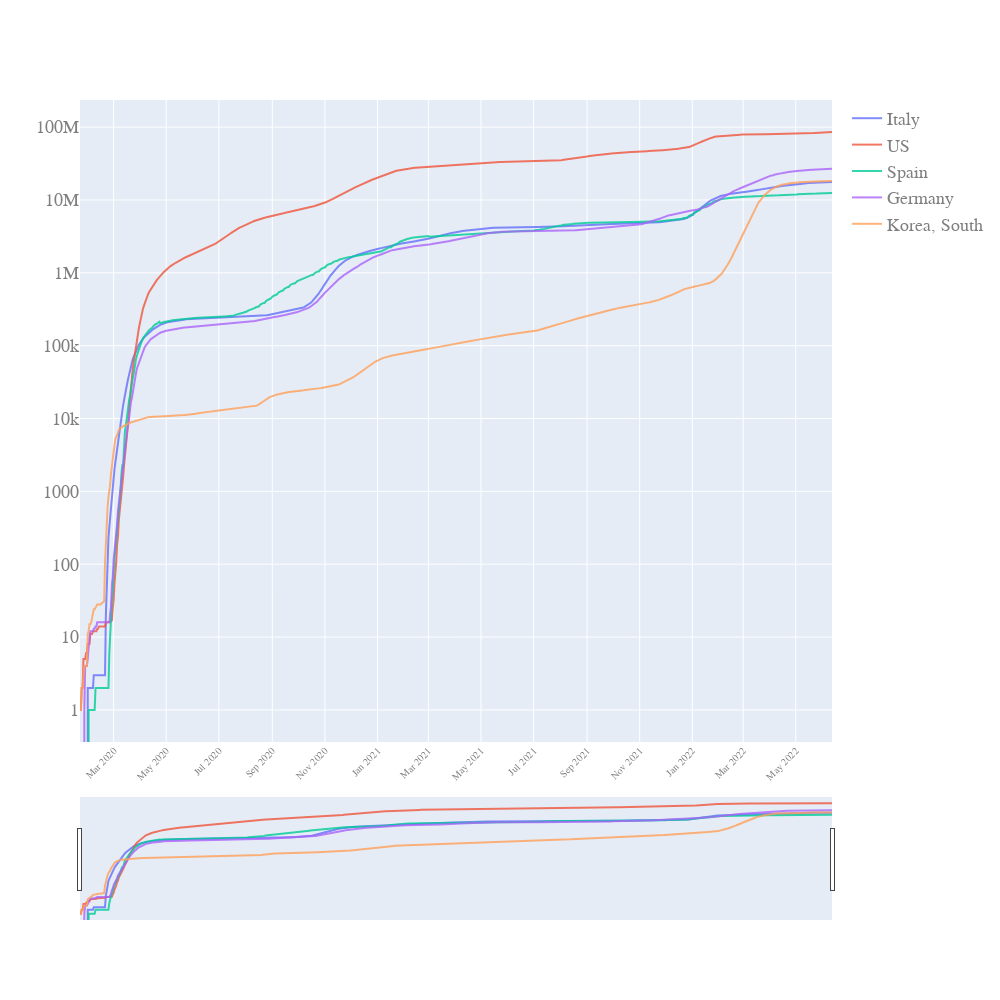

The notebook cell this image was saved under:
### Code cell
quick_plot(df_analyse.date, df_analyse.iloc[:,1:], y_scale='log',slider=True)

### Figure 1 — Plotly figure (JSON) as saved in the notebook; plotly's stock layout.template omitted (floating-point values rounded to 4 significant figures; data arrays with more than 128 entries replaced by an {"elided": "..."} marker saying what was removed)
{"data": [{"name": "Italy", "opacity": 0.8, "type": "scatter", "x": {"elided": "873 str values"}, "y": {"elided": "873 int values"}}, {"name": "US", "opacity": 0.8, "type": "scatter", "x": {"elided": "873 str values"}, "y": {"elided": "873 int values"}}, {"name": "Spain", "opacity": 0.8, "type": "scatter", "x": {"elided": "873 str values"}, "y": {"elided": "873 int values"}}, {"name": "Germany", "opacity": 0.8, "type": "scatter", "x": {"elided": "873 str values"}, "y": {"elided": "873 int values"}}, {"name": "Korea, South", "opacity": 0.8, "type": "scatter", "x": {"elided": "873 str values"}, "y": {"elided": "873 int values"}}], "layout": {"autosize": true, "font": {"color": "#7f7f7f", "family": "PT Sans, monospace", "size": 18}, "height": 1000, "width": 1000, "xaxis": {"nticks": 20, "rangeslider": {"visible": true}, "tickangle": -45, "tickfont": {"color": "#7f7f7f", "size": 10}}, "yaxis": {"type": "log"}}}
